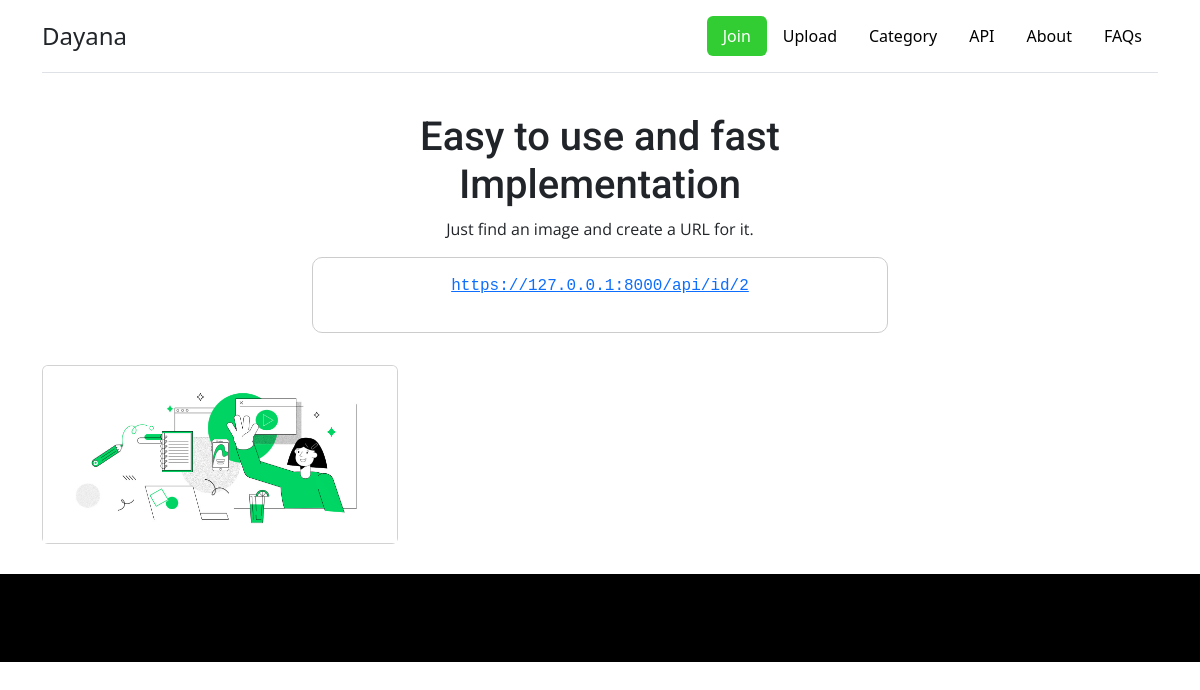
Page /images/ on the earlier database version.
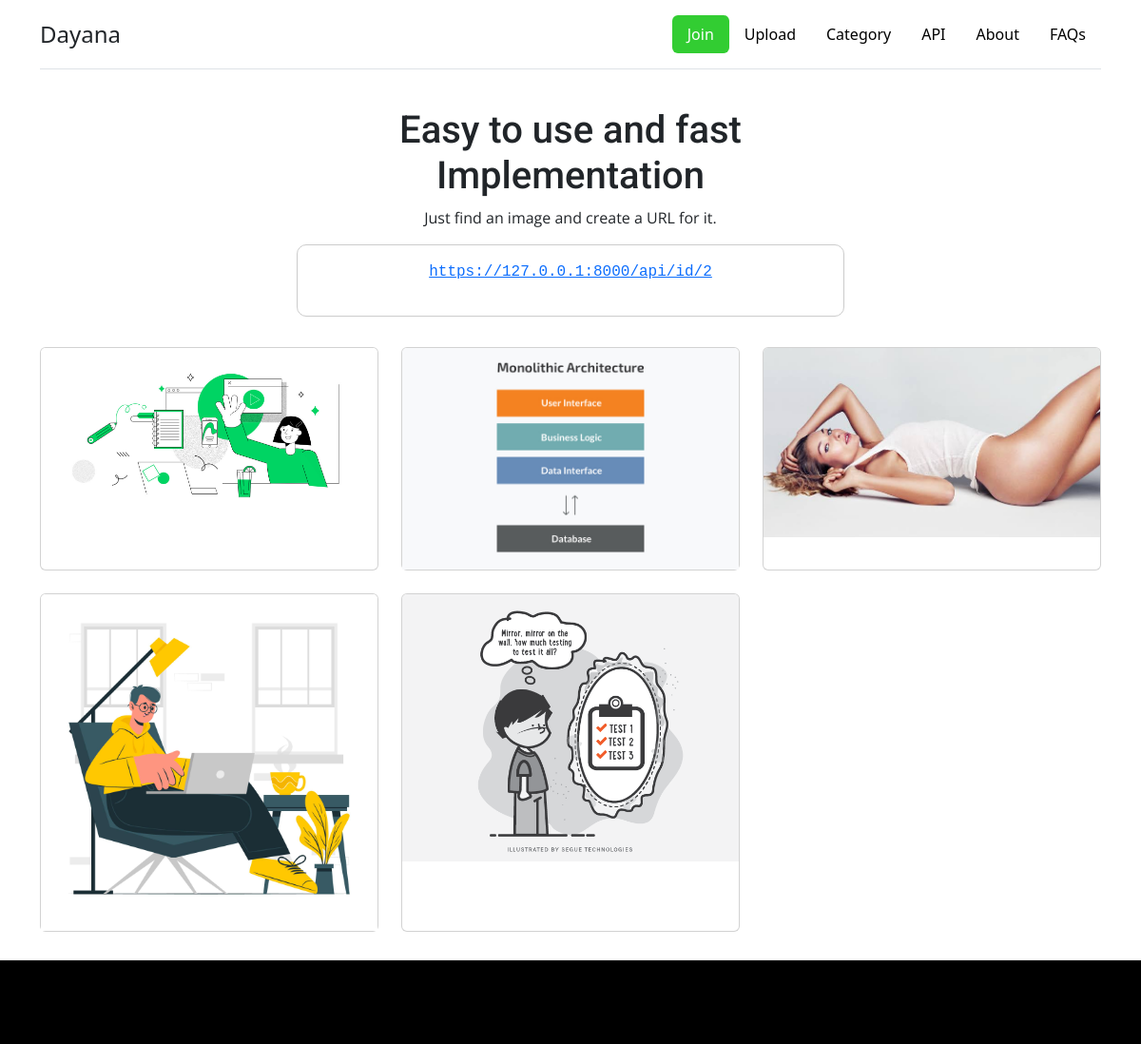
Same page on the later database version.
### images/models.py (models this page shows)
class Images(models.Model):
    options = (
        ('active', 'Active'),
        ('deactivated','Deactivated')
    )
    category = models.ForeignKey(Category, on_delete=models.PROTECT, default=1)
    title = models.CharField(max_length=250)
    alt = models.TextField(null=True)
    image = models.ImageField(
        upload_to=user_directory_path, default='posts/default.jpg')
    slug =models.SlugField(max_length=250, unique_for_date='created')
    created = models.DateTimeField(default=timezone.now)
    author = models.ForeignKey(User, on_delete=models.PROTECT,related_name='author')
    status = models.CharField(max_length=11,choices=options,default = 'active')

### images/views.py (the view)
# urls.py: path('images/',ImagesListView.as_view(),name='images'),
class ImagesListView(ListView):
    model = Images
    template_name = 'images/all_image.html'

### templates/images/all_image.html (shortened to what this page needs)
{% extends "../base/base.html" %} {% block title %} Welcome to APi service  {% endblock%}
 {% block content %}
<section class="jumbotron text-center py-3">
  <div class="container" style="max-width: 600px">
    <h1 class="txt-robo h1">Easy to use and fast Implementation </h1>
    <p>
      Just find an image and create a URL for it.
    </p>
    <pre
      class="bg-white pt-3"
    ><code><a href="http://127.0.0.1:8000/api/id/2">https://127.0.0.1:8000/api/id/2</a></code>
            </pre>
  </div>
</section>
<div class="container" style="margin-bottom: 30px">
  <div class="row row-cols-1 row-cols-md-3 g-4">
    {% for post in object_list %}
    <div class="col">
      <div class="card h-100">
        <img src="{{post.image.url}}" class="card-img-top" alt="Image 1" />
      </div>
    </div>
    {% endfor %}
  </div>
</div>
{% include "base/footer.html" %}
{%endblock %}

### templates/base/base.html (shortened to what this page needs)
<!doctype html>
<html lang="en">
  <head>
    <link href="https://cdn.jsdelivr.net/npm/bootstrap@5.3.0-alpha1/dist/css/bootstrap.min.css" rel="stylesheet">
    <link rel="stylesheet" href="https://cdnjs.cloudflare.com/ajax/libs/font-awesome/5.15.3/css/all.min.css" />
</head>
  <body>
      <main>
        <div class="container">
          <header class="d-flex flex-wrap justify-content-center py-3 mb-4 border-bottom">
            <a href="/" class="d-flex align-items-center mb-3 mb-md-0 me-md-auto text-dark text-decoration-none">
              <span class="fs-4" >Dayana</span>
            </a>
            <ul class="nav nav-pills">
              <li class="nav-item"><a href="#" class="nav-link active" aria-current="page" style="color:white;background:#32cd32">Join</a></li>
              <li class="nav-item"><a href="#" class="nav-link" style="color:black">Upload</a></li>
              <li class="nav-item"><a href="#" class="nav-link" style="color:black">Category</a></li>
              <li class="nav-item"><a href="#" class="nav-link" style="color:black">API</a></li>
              <li class="nav-item"><a href="#" class="nav-link" style="color:black">About</a></li>
              <li class="nav-item"><a href="#" class="nav-link" style="color:black">FAQs</a></li>
            </ul>
          </header>
        </div>
  {% block content %}
  {% endblock %}
</body>
</html>

### templates/base/footer.html
<footer class="font-small bg-dark pt-4">
    <div class="container">
        <ul class="py-2">
        </ul>
    <div>
        <div class="py-3">
        </div>
    </footer>

### templates/images/all_image.html (style rules this page uses)
h1 { font-family: "Work Sans", sans-serif; font-weight: 600; }
.txt-robo { font-family: "Roboto", sans-serif; font-weight: 500; }
p { font-family: "Open Sans", sans-serif; }
.bg-dark { background-color: #000000 !important; }
pre { background-color: black; color: #FFFFFF; border: 1px solid #ccc; border-radius: 10px; padding: 10px; font-size:16px; }

Differences in the rows shown:
added Images: image (picture)
added Images: image (picture)
added Images: image (picture)
added Images: image (picture)
